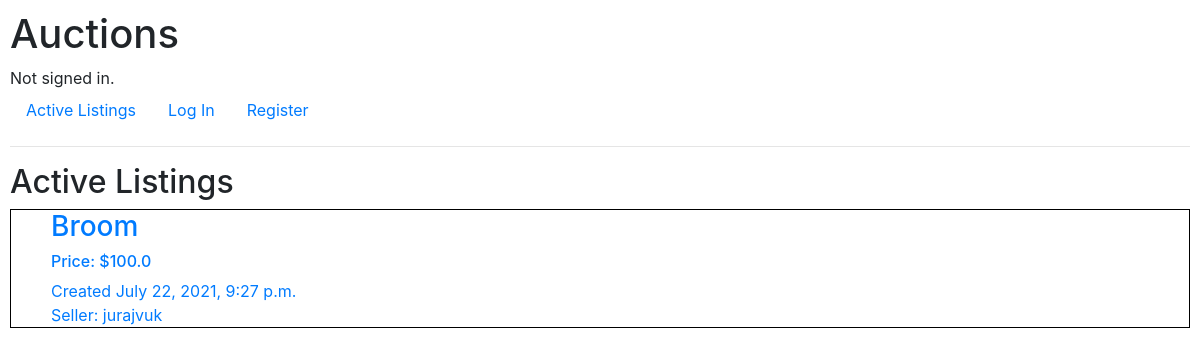
Before: / with the older database file.
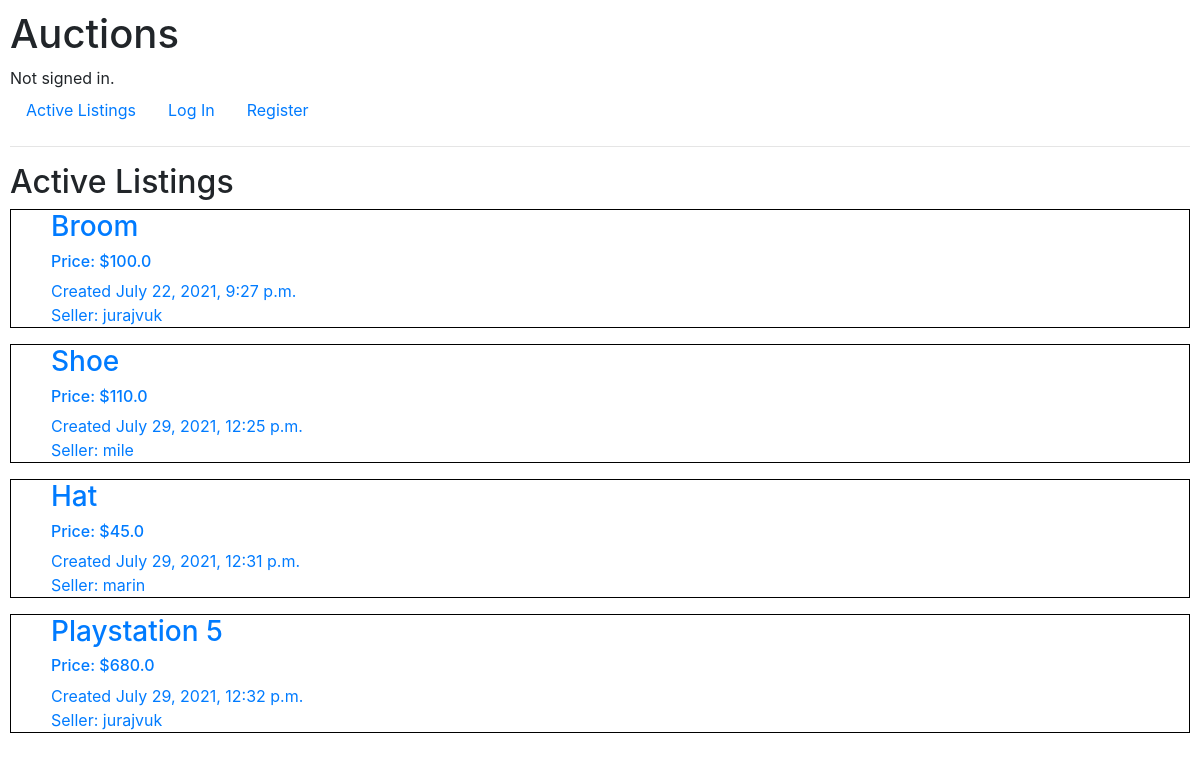
After: the same page with the newer database file.
### auctions/models.py (models this page shows, shortened)
class Listing(models.Model):
    title = models.CharField(max_length=50)
    image = models.CharField(max_length=255, null=True)
    description = models.CharField(max_length=255)
    starting_bid = models.FloatField(null=True)
    category = models.ManyToManyField(Category, blank=True, related_name="category")
    user = models.ForeignKey(User, null=True, blank=True, on_delete=models.SET_NULL)
    created = models.DateTimeField(default=timezone.now)

class User(AbstractUser):
    pass

### auctions/views.py (the view)
# urls.py: path("", views.index, name="index"),
def index(request):
    items = Listing.objects.all()
    return render(request, "auctions/index.html", {
        "items": items,
    })

### auctions/templates/auctions/index.html (shortened to what this page needs)
{% extends "auctions/layout.html" %}
{% block body %}
    <h2>Active Listings</h2>
    {% for item in items %}
    <a href="#">
        <ul class="listing-list">
            <div class="list-description">
                <li><h3>{{item.title}}</h3></li>
                <li><h6>Price: ${{item.starting_bid}}</h6></li>
                <li>Created {{item.created}}</li>
                <li>Seller: {{item.user}}</li>
            </div>
        </ul>
    </a>
    {% endfor %}
{% endblock %}

### auctions/templates/auctions/layout.html (shortened to what this page needs)
{% load static %}
<!DOCTYPE html>
<html lang="en">
    <head>
        <link rel="stylesheet" href="https://stackpath.bootstrapcdn.com/bootstrap/4.4.1/css/bootstrap.min.css">
        <link href="{% static 'auctions/styles.css' %}" rel="stylesheet">
    </head>
    <body>
        <h1>Auctions</h1>
        <div>
            {% if user.is_authenticated %}
                Signed in as <strong>{{ user.username }}</strong>.
            {% else %}
                Not signed in.
            {% endif %}
        </div>
        <ul class="nav">
            <li class="nav-item">
                <a class="nav-link" href="{% url 'index' %}">Active Listings</a>
            </li>
            {% if user.is_authenticated %}
                <li class="nav-item">
                    <a class="nav-link" href="{% url 'logout' %}">Log Out</a>
                </li>
            {% else %}
                <li class="nav-item">
                    <a class="nav-link" href="{% url 'login' %}">Log In</a>
                </li>
                <li class="nav-item">
                    <a class="nav-link" href="{% url 'register' %}">Register</a>
                </li>
            {% endif %}
        </ul>
        <hr>
        {% block body %}
        {% endblock %}
    </body>
</html>

### auctions/static/auctions/styles.css (style rules this page uses)
body { padding: 10px; }
ul { list-style-type: none; }
.listing-list { display: flex; border: 1px solid black; }

Changed rows visible on the page:
added Listing: title "Shoe", starting_bid "110.0", created "July 29, 2021, 12:25 p.m.", user "mile"
added Listing: title "Hat", starting_bid "45.0", created "July 29, 2021, 12:31 p.m.", user "marin"
added Listing: title "Playstation 5", starting_bid "680.0", created "July 29, 2021, 12:32 p.m.", user "jurajvuk"
